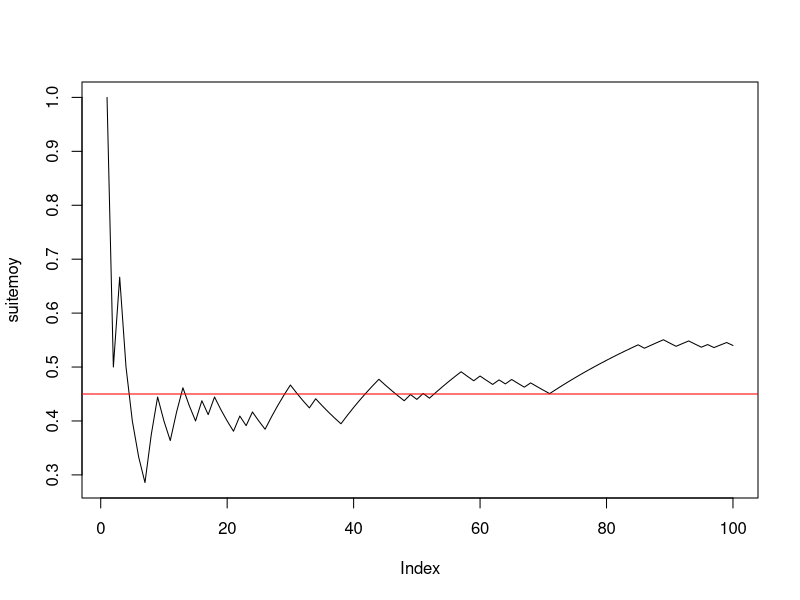

Source code (R): (Note: this script raises an error after producing the figure.)

#--------question 1------------
(n <- 100)
(p <- 0.45)
(x <- rbinom(n, 1, p))
#--------question 2------------
cumsum(x)
(taille <- 1:n)
(suitemoy <- cumsum(x) / taille)
#--------question 3------------
plot(suitemoy, type = "l")
abline(h = p, col = "red")

#------------Exercice 2------------------------

#--------question 1------------
(n <- 100)
(mu <- -2)
(sigma <- 2)
rm(xg)
(xg <- rnorm(n, mu, sigma))
#--------question 2------------
cumsum(xg)
rm(taille)
(taille <- 1:n)
rm(suitemoyg)
suitemoyg
(suitemoyg <- cumsum(xg) / taille)
#--------question 3------------
plot(suitemoyg, type = "l", ylim = c(-10, 6))
abline(h = mu, col = "red")










###################################################
#------------Exercice 3------------------------

#---------question 1--------------------------
mu <- -2
sigma <- 2
n <- 5
rm(x) # efface l'objet précedemment créé x
(x <- rnorm(n, mu, sigma)) # echantillon de n tirages de X
(moyx <- mean(x)) # moyenne de l'échantillon de taille n x

#---------question 2--------------------------
(y <- rnorm(n, mu, sigma)) # second echantillon de n tirages de X
(moyy <- mean(y)) # moyenne de l'échantillon y
(rbind(x, y) -> M) # range les deux échantillons dans M à 2 lignes et n colonnes
rowMeans(M)

#---------question 3--------------------------
N <- 1000
Mdata <- matrix(rnorm(n * N, mu, sigma), ncol = n, byrow = T) # N échantillons de taille n disposés en lignes
dim(Mdata) # dimension de la matrice N lignes et n colonnes


#---------question 4--------------------------
(rowMeans(Mdata) -> moyennes) # calcule les moyennes pour les N, n-échantillons tirés.
apply(Mdata, MARGIN = 1, mean) # alternative pour effectuer les moyennes en ligne

#---------question 5--------------------------
mean(moyennes) # moyenne empirique des N réalisations de Xbar_n
sd(moyennes) * sqrt((length(moyennes) - 1) / length(moyennes)) # ecart-type empirique
sd(moyennes) # écart-type estimé sans biais = ecart-type empirique corrigé

#---------question 6--------------------------
hist(moyennes, prob = T, main = "Répartition de la moyenne empirique des Xi, i=1,....,n") # la répartition observée de Xbar_n
(abs <- seq(1.2 * min(moyennes), 1.2 * max(moyennes), (max(moyennes) - min(moyennes)) / 100))
points(abs, dnorm(abs, mu, sigma / sqrt(n)), col = 2, type = "l")
abline(v = mean(moyennes), col = 3, lty = "dashed") # moyenne de l'échantillon
abline(v = mu, col = 2) # moyenne théorique mu de la loi de Xbar
# belle adéquation de l'échantillon à la normale, que l'on peut verifier avec dte de Henry
qqnorm(moyennes) # les points sont presque alignés la loi de Xbar_n est donc bien normale
qqline(moyennes, col = 2) # autour de la droite rouge qui passe par les deux points
# (1er quartile theo de la centrée réduite,1er quartile empirique) et
# (3ieme quartile theo de la centrée réduite,3ieme quartile empirique)
# mean(echantillon) et écart-type empirique sd(échantillon)*sqrt((n-1)/n). e
# En effet si on ajoute la droite passant par ces deux points elle se confond
# avec qqline. droite de Henry

(x1 <- qnorm(0.25))
(x2 <- qnorm(0.75))
(y1 <- quantile(moyennes, 0.25, type = 1))
(y2 <- quantile(moyennes, 0.75, type = 1))
abline(y1 - (y2 - y1) * x1 / (x2 - x1), (y2 - y1) / (x2 - x1), col = 3) # droite de Henry

#----------question 7-------------------------
moyennecr <- sqrt(n) * (moyennes - mu) / sigma
hist(moyennecr, prob = T, main = "Répartition observée de la moyenne empirique centrée réduite")
(abscr <- seq(1.2 * min(moyennecr), 1.2 * max(moyennecr), (max(moyennecr) - min(moyennecr)) / 100))
points(abscr, dnorm(abscr), col = 2, type = "l")
abline(v = mean(moyennecr), col = 3, lty = "dashed") # moyenne empirique de l'échantillon
abline(v = 0, col = 2) # moyenne théorique  de la loi normale centrée réduite

qqnorm(moyennecr)
qqline(moyennecr) # droite de Henry

#-----------question 8------------
n <- 50
# puis réexecuter les lignes 67 à 107 : la loi reste gaussienne mais
# l'écart-type de Xbarn est plus petit avec n=50 qu'avec n=2
sd(moyennes)
sigma / sqrt(n)

n <- 2
# puis réexecuter les lignes 67 à 107 : LA LOI EST TOUJOURS GAUSSIENNE MEME AVEC n PETIT
# C'EST UNE PROPRIETES CARACTÉRISTIQUE DE LA LOI NORMALE MAIS QUI NE S'APPLIQUE PAS AUX AUTRES
# LOIS COMME PAR EX A LA BERNOULLI ==> VOIR EXO SUIVANT
sd(moyennes)
# l'écart type empirique est EN REVANCHE plus faible avec n=2 qu'avec n=50 :
# normal il estime sigma/sqrt(n) or :
sigma / sqrt(n)

#####################################################################################
# CE QU'IL FAUT RETENIR DE CET EXERCICE : LA LOI DE XBAR EST GAUSSIENNE SI L'ÉCHANTILLON EST
# GAUSSIEN ET DE TAILLE QUELCONQUE n. LE RESULTAT DU THEOREME CENTRAL LIMITE EST VRAI DANS CE CAS
# POUR TOUT n ET PAS SEULEMENT POUR n GRAND
###################################################################################

###################################################
#------------Exercice 4------------------------
###################################################

#---------question 1--------------------------
p <- 0.45
n <- 5
N <- 100
rm(Mdata) # efface l'objet précedemment créé Mdata

Mdata <- matrix(rbinom(n * N, 1, p), ncol = n, byrow = T) # N échantillons de taille n disposés en lignes
dim(Mdata) # dimension de la matrice N lignes et n colonnes

(rowMeans(Mdata) -> moyennes) # calcule les moyennes pour les N, n-échantillons tirés.


mean(moyennes) # moyenne empirique des N réalisations de Xbar_n
sd(moyennes) * sqrt((length(moyennes) - 1) / length(moyennes)) # ecart-type empirique
sd(moyennes) # écart-type estimé sans biais = ecart-type empirique corrigé

#---------histogramme de xbar_n--------------------------
hist(moyennes, prob = T, ylim = c(0, max(dnorm(p, p, sqrt(p * (1 - p) / n)), 4)), main = "Répartition de la moyenne empirique des Xi, i=1,....,n") # la répartition observée de Xbar_n
(abs <- seq(.8 * min(moyennes), 1.2 * max(moyennes), (max(moyennes) - min(moyennes)) / 100))
points(abs, dnorm(abs, p, sqrt(p * (1 - p) / n)), col = 2, type = "l")
abline(v = mean(moyennes), col = 3, lty = "dashed") # moyenne de l'échantillon
abline(v = p, col = 2) # moyenne théorique mu de la loi de Xbar
qqnorm(moyennes) # vraiment pas gaussien !
qqline(moyennes, col = 2)
# AUCUNE ADEQUATION  de l'échantillon à la normale CAR n EST TROP PETIT ET LE TCL N'EST
# PAS VERIFIE. ON REFAIT LA SIMUL AVEC n=200 :

n <- 200
# puis réeéxuter les lignes 142 à 161

# EUREKA CA MARCHE BEAUCOUP MIEUX ET ON A BIEN UNE REPARTITION GAUSSIENNE CAR n EST SUFFISAMMENT GRAND POUR
# QUE LE TCL SOIT VERIFIE !
######################################

qqnorm(moyennes)
qqline(moyennes, col = "red")

# Si on augmente N on améliore l'estimation de la densité de Xbarn par l'histogramme
# des N réalisations de Xbarn mais si n est petit on n'observe pas un histogramme
# ressemblant à une gaussienne puisque le TCL ne s'applique que si n est assez grand.
# Essayer avec
N <- 1000
n <- 4
# puis lignes 142 à 159.
N <- 1000
n <- 100
# puis lignes 142 à 159.
